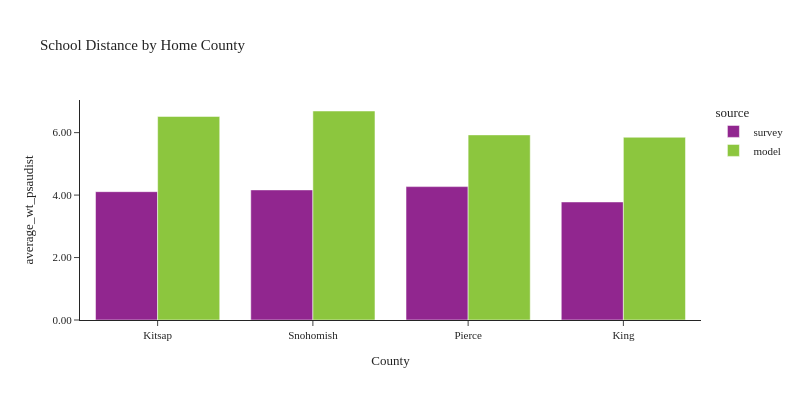

The notebook cell this image was saved under:
### Code cell
plot_school_location(df_students, 'CountyName_home', 'Home County', 'County')

### Figure 1 — Plotly figure (JSON) as saved in the notebook; plotly's stock layout.template omitted (floating-point values rounded to 4 significant figures)
{"data": [{"alignmentgroup": "True", "customdata": [[56], [108], [112], [621]], "hovertemplate": "source=survey<br>CountyName_home=%{x}<br>average_wt_psaudist=%{y}<br>sample count=%{customdata[0]}<extra></extra>", "legendgroup": "survey", "marker": {"color": "#91268F", "pattern": {"shape": ""}}, "name": "survey", "offsetgroup": "survey", "orientation": "v", "showlegend": true, "textposition": "auto", "type": "bar", "x": ["Kitsap", "Snohomish", "Pierce", "King"], "xaxis": "x", "y": [4.11, 4.166, 4.272, 3.78], "yaxis": "y"}, {"alignmentgroup": "True", "customdata": [[217945], [57244], [507002], [190926]], "hovertemplate": "source=model<br>CountyName_home=%{x}<br>average_wt_psaudist=%{y}<br>sample count=%{customdata[0]}<extra></extra>", "legendgroup": "model", "marker": {"color": "#8CC63E", "pattern": {"shape": ""}}, "name": "model", "offsetgroup": "model", "orientation": "v", "showlegend": true, "textposition": "auto", "type": "bar", "x": ["Pierce", "Kitsap", "King", "Snohomish"], "xaxis": "x", "y": [5.928, 6.519, 5.852, 6.693], "yaxis": "y"}], "layout": {"barmode": "group", "font": {"size": 11}, "height": 400, "legend": {"title": {"text": "source"}, "tracegroupgap": 0}, "title": {"text": "School Distance by Home County"}, "width": 800, "xaxis": {"anchor": "y", "domain": [0.0, 1.0], "title": {"text": "County"}}, "yaxis": {"anchor": "x", "domain": [0.0, 1.0], "tickformat": ".2f", "title": {"text": "average_wt_psaudist"}}}}
